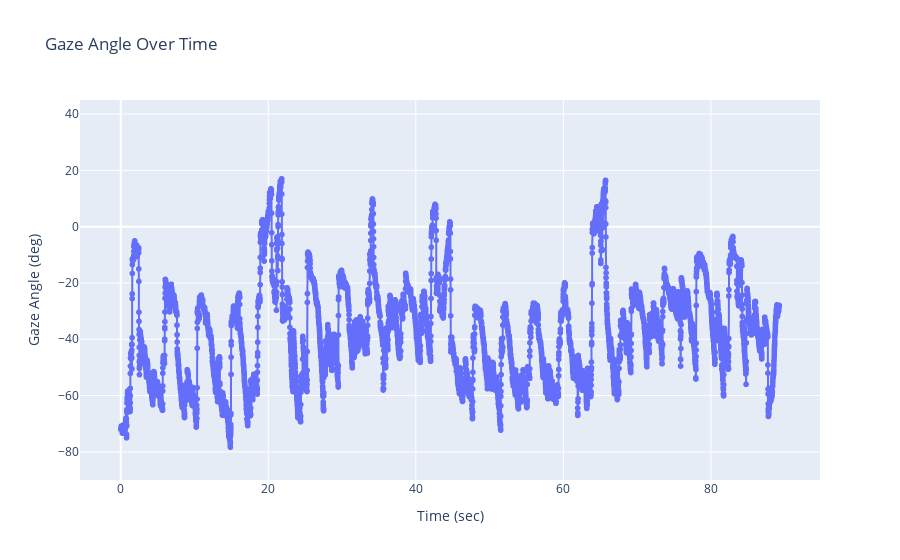

Here is the notebook cell this chart was saved with:
### Code cell
# Calculate time in seconds, first frame is 0
gaze_angle_df = gaze_angle_df.copy()
start_ns = gaze_angle_df['timestamp [ns]'].iloc[0]
gaze_angle_df['time_sec'] = (gaze_angle_df['timestamp [ns]'] - start_ns) / 1e9

fig = px.scatter(
    gaze_angle_df,
    x='time_sec',
    y='gaze angle [deg]',
    title='Gaze Angle Over Time',
    labels={'gaze angle [deg]': 'Gaze Angle (deg)', 'time_sec': 'Time (sec)'},
    render_mode='webgl'
)
fig.update_traces(mode='lines+markers')
fig.update_yaxes(range=[-90, 45])
fig.show()

### Figure 1 — Plotly figure (JSON) as saved in the notebook; plotly's stock layout.template omitted (floating-point values rounded to 4 significant figures; data arrays with more than 128 entries replaced by an {"elided": "..."} marker saying what was removed)
{"data": [{"hovertemplate": "Time (sec)=%{x}<br>Gaze Angle (deg)=%{y}<extra></extra>", "legendgroup": "", "marker": {"color": "#636efa", "symbol": "circle"}, "mode": "lines+markers", "name": "", "showlegend": false, "type": "scattergl", "x": {"elided": "9191 float values"}, "xaxis": "x", "y": {"elided": "9191 float values"}, "yaxis": "y"}], "layout": {"legend": {"tracegroupgap": 0}, "title": {"text": "Gaze Angle Over Time"}, "xaxis": {"anchor": "y", "domain": [0, 1], "title": {"text": "Time (sec)"}}, "yaxis": {"anchor": "x", "domain": [0, 1], "range": [-90, 45], "title": {"text": "Gaze Angle (deg)"}}}}
